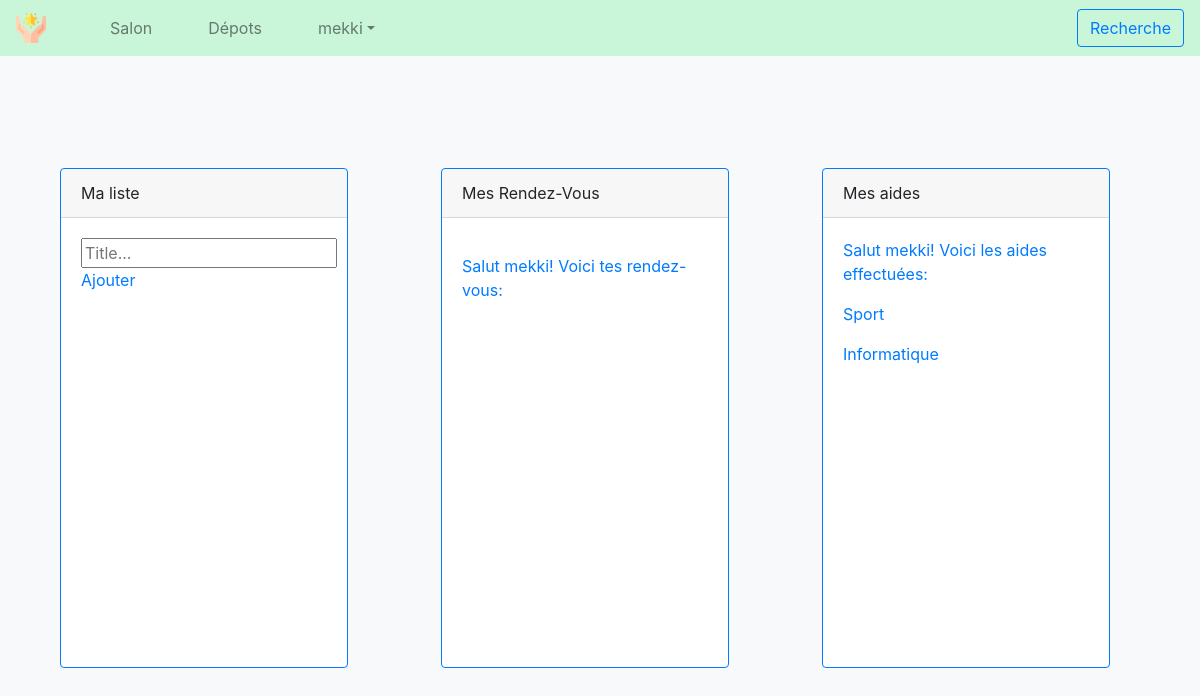
The app's page /profile (signed in), older data.
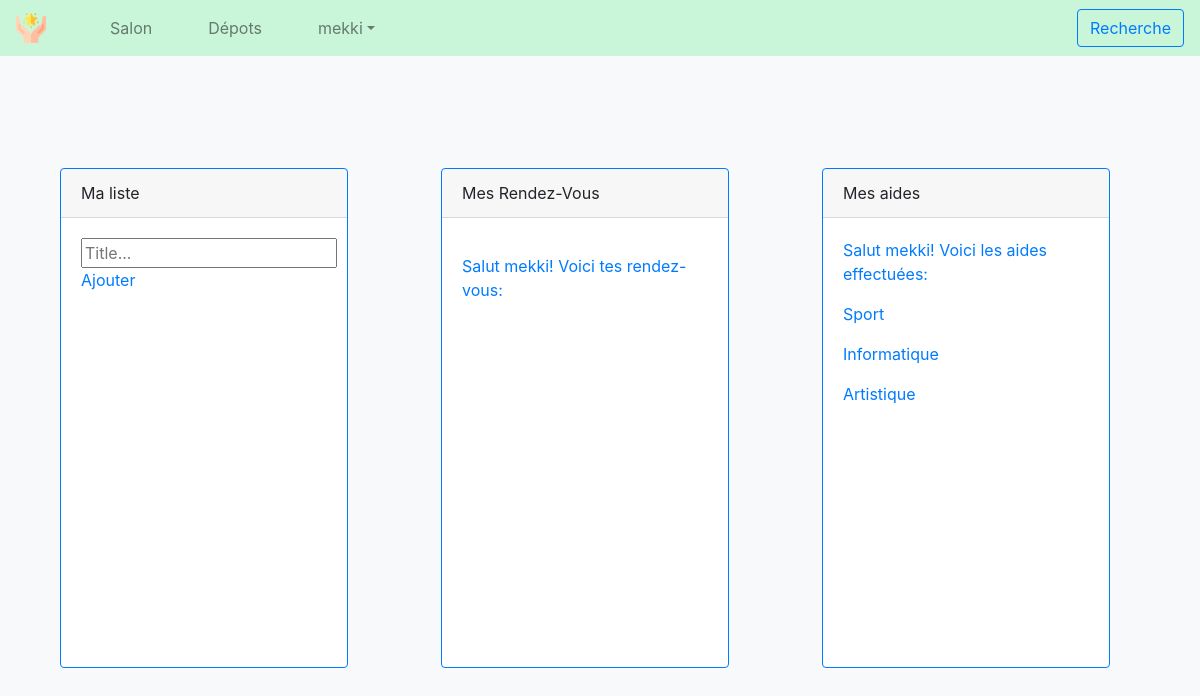
The same page, newer data.
### models.py (models this page shows, shortened)
class User(UserMixin, db.Model):
    id = db.Column(db.Integer, primary_key=True) # primary keys are required by SQLAlchemy
    username = db.Column(db.String(1000), unique=True)
    password = db.Column(db.String(100))
    email = db.Column(db.String(100))
    missions=relationship("Mission", backref="poster",lazy='dynamic')

class Mission(UserMixin, db.Model):
    id = db.Column(db.Integer, primary_key=True) # primary keys are required by SQLAlchemy
    id_ex_user = db.Column(db.Integer, db.ForeignKey('user.id'))#,unique=True, on as pas le upper dans users car c'est comme qu'il secris sur le databse
    mission= db.Column(db.String(20),nullable=False)
    text= db.Column(db.String(200))

### auth.py (the view)
@auth.route('/profile')
def profile():
    mission_opt=db.session.query(Mission.mission).filter_by(id_ex_user=current_user.id).all()
    return render_template('salon.html',name=current_user.username, posts=mission_opt)

### templates/Salon.html (shortened to what this page needs)
<!DOCTYPE html>
<html lang="fr">
<head>
  <link rel="stylesheet" href="https://stackpath.bootstrapcdn.com/bootstrap/4.3.1/css/bootstrap.min.css"
>
</head>
<body class="bg-light">
  <nav class="navbar navbar-expand-md navbar-light fixed-top" style="background-color: #c9f5d9;">
    <img src="/static/img/logo.png" class="img-fluid navbar-brand" alt="Logo aide étoilé" style="width:30px;">
    <div class="collapse navbar-collapse" id="navbarsExampleDefault">
      <ul class="navbar-nav mr-auto">
        <ul class="nav-item">
          <a class="nav-link" href="{{url_for('auth.profile')}}">Salon</a>
        </ul>
        <ul class="nav-item">
          <a class="nav-link" href="{{url_for('auth.depots_mission')}}">Dépots</a>
        </ul>
        <ul class="nav-item dropdown">
          <a class="nav-link dropdown-toggle" href="#" id="dropdown01" data-toggle="dropdown" aria-haspopup="true"
            aria-expanded="false">{{name}}</a>
        </ul>
      </ul>
      <form class="form-inline my-sm-0 my-lg-0">
        <button class="btn btn-outline-primary" type="button"><a
            href="{{url_for('auth.recherche')}}">Recherche</a></button>
      </form>
    </div>
  </nav>
  <main role="main" class="container">
    <br><br><br><br>
    <div class="container">
      <br><br><br>
      <div class="row col justify-content-between">
        <div class="card border-primary mb-3 " style="max-width: 18rem; height: 500px;">
          <div class="card-header">Ma liste</div>
          <div class="card-body text-primary" id="myDIV">
            <input type="text" id="myInput" placeholder="Title...">
            <span onclick="newElement()" class="addBtn">Ajouter</span>
            </div>
        </div>
        <div class="card border-primary mb-3 " style="max-width: 18rem; height: 500px;">
          <div class="card-header">Mes Rendez-Vous</div>
          <div class="card-body text-primary">
            <p class="card-text">
              <p class="card-text">Salut {{name}}! Voici tes rendez-vous:
              </p>
          </div>
        </div>
        <div class="card border-primary mb-3 " style="max-width: 18rem; height: 500px;">
          <div class="card-header">Mes aides</div>
          <div class="card-body text-primary">
            <p class="card-text">Salut {{name}}! Voici les aides effectuées:</p>
            {% for post in posts %}
            <p>{{post.mission}}</p>
            {% endfor %}
          </div>
        </div>
      </div>
    </div>
  </main>
</body>
</html>

Row changes from the older to the newer data that the page shows:
added Mission: mission "Artistique"
